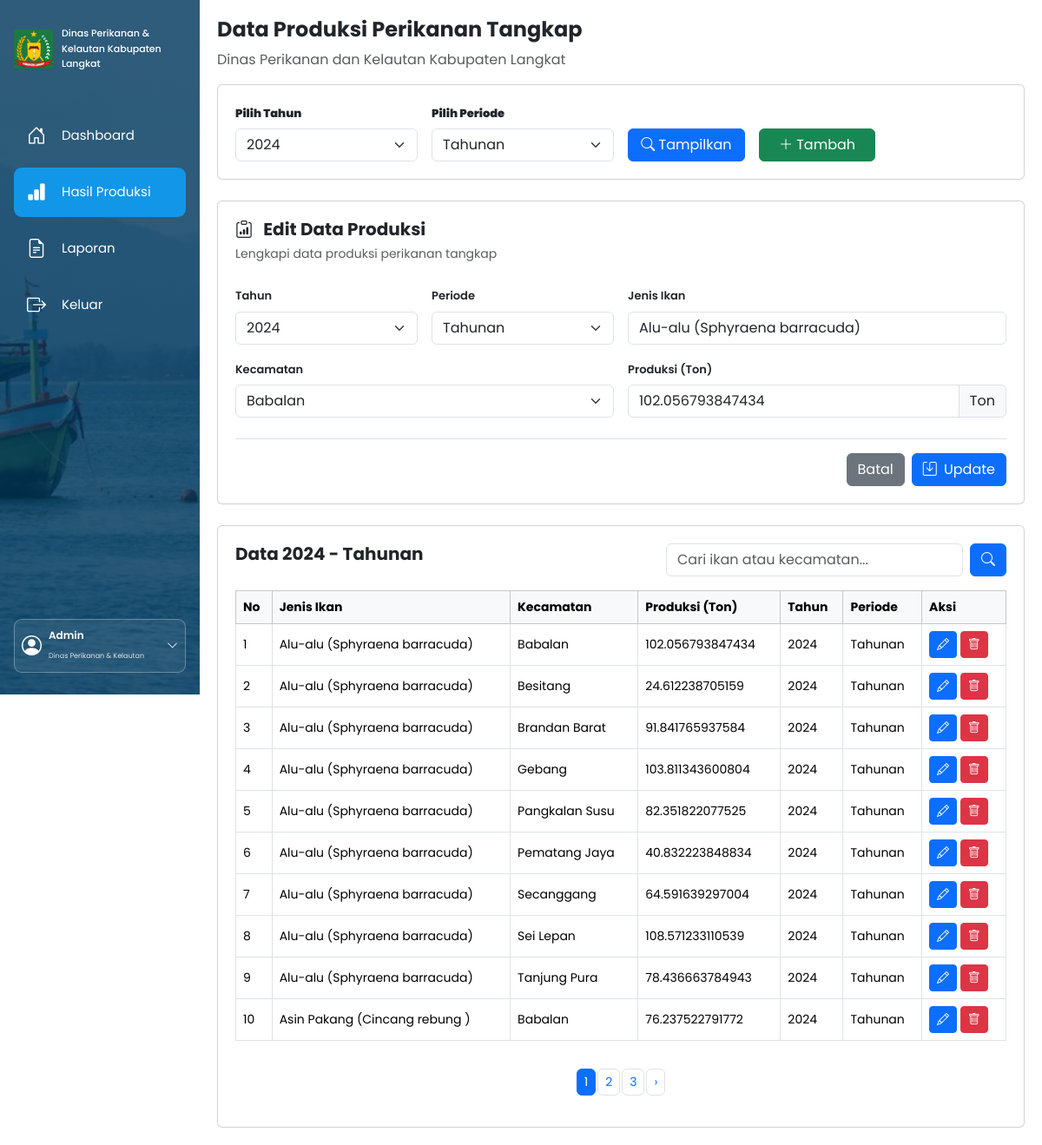
/hasil_produksi.php?tahun=2024&periode=Tahunan&page=1&edit=490 (signed in), run on the app's committed database.
### tables this page shows
CREATE TABLE `hasil_produksi` (
  `id` int(11) NOT NULL,
  `Tahun` int(11) NOT NULL,
  `Triwulan` varchar(10) DEFAULT NULL,
  `Nama_ikan` varchar(255) NOT NULL,
  `Daerah` varchar(100) NOT NULL,
  `produksi` decimal(20,12) NOT NULL DEFAULT 0.000000000000,
  `jumlah` decimal(20,12) NOT NULL DEFAULT 0.000000000000
);

### hasil_produksi.php (the view, shortened to what this page needs)
<?php
$tahun   = $_GET['tahun'] ?? '2024';
$periode = $_GET['periode'] ?? 'Tahunan';
$cari    = $_GET['cari'] ?? '';
$page    = max(1, (int)($_GET['page'] ?? 1));
$limit   = 10;
$lokasi = [
    'Babalan','Bahorok','Batang Serangan','Besitang','Binjai',
    'Brandan Barat','Gebang','Hinai','Kuala','Kutambaru',
    'Padang Tualang','Pangkalan Susu','Pematang Jaya','Salapian',
    'Sawit Seberang','Secanggang','Sei Bingai','Sei Lepan',
    'Selesai','Sirapit','Stabat','Tanjung Pura','Wampu'
];
$where = "WHERE Tahun='$tahun'";
$where .= $periode == 'Tahunan'
    ? " AND (Triwulan='' OR Triwulan IS NULL)"
    : " AND Triwulan='$periode'";
$total = mysqli_fetch_assoc(mysqli_query($koneksi,"
    SELECT COUNT(*) total FROM hasil_produksi $where
"))['total'];
$totalHalaman = max(1,ceil($total/$limit));
$page = min($page,$totalHalaman);
$mulai = ($page-1)*$limit;
$data = mysqli_query($koneksi,"
    SELECT * FROM hasil_produksi
    $where
    ORDER BY Nama_ikan,Daerah
    LIMIT $mulai,$limit
");
$edit = null;
if(isset($_GET['edit'])){
    $id = (int)$_GET['edit'];
    $edit = mysqli_fetch_assoc(mysqli_query($koneksi,"
        SELECT * FROM hasil_produksi WHERE id='$id'
    "));
}
?>
<!DOCTYPE html>
<html lang="id">
<head>
<link href="https://cdn.jsdelivr.net/npm/bootstrap@5.3.8/dist/css/bootstrap.min.css" rel="stylesheet">
<link href="https://cdn.jsdelivr.net/npm/bootstrap-icons@1.11.3/font/bootstrap-icons.css" rel="stylesheet">
</head>
<body>
<?php include "index.php"; ?>
<main>
<h4 class="fw-bold">Data Produksi Perikanan Tangkap</h4>
<p class="text-muted">
Dinas Perikanan dan Kelautan Kabupaten Langkat
</p>
<div class="card mb-4">
<form method="GET">
<div class="row g-3 align-items-end">
<div class="col-md-3">
<label class="form-label"><b>Pilih Tahun</b></label>
<select name="tahun" class="form-select">
<?php foreach(['2024','2025','2026'] as $t): ?>
<option value="<?= $t ?>" <?= $tahun==$t?'selected':'' ?>>
<?= $t ?>
</option>
<?php endforeach; ?>
</select>
</div>
<div class="col-md-3">
<label class="form-label"><b>Pilih Periode</b></label>
<select name="periode" class="form-select">
<?php foreach(['Tahunan','TW I','TW II','TW III','TW IV'] as $p): ?>
<option value="<?= $p ?>" <?= $periode==$p?'selected':'' ?>>
<?= $p ?>
</option>
<?php endforeach; ?>
</select>
</div>
<div class="col-md-2">
<button class="btn btn-primary w-100">
<i class="bi bi-search"></i> Tampilkan
</button>
</div>
<div class="col-md-2">
<button type="button" class="btn btn-success w-100"
data-bs-toggle="collapse" data-bs-target="#formData">
<i class="bi bi-plus-lg"></i> Tambah
</button>
</div>
</div>
</form>
</div>
<div class="collapse <?= $edit?'show':'' ?>" id="formData">
<div class="card mb-4">
    <div class="d-flex justify-content-between align-items-center mb-4">
        <div>
            <h5 class="fw-bold mb-1">
                <i class="bi bi-clipboard-data me-2"></i>
                <?= $edit?'Edit Data Produksi':'Tambah Data Produksi' ?>
            </h5>
            <small class="text-muted">Lengkapi data produksi perikanan tangkap</small>
        </div>
    </div>
    <form method="POST">
        <div class="row g-3">
            <div class="col-md-3">
                <label class="form-label">Tahun</label>
                <select name="tahun" class="form-select" required>
                    <?php foreach(['2024','2025','2026'] as $t): ?>
                    <option value="<?= $t ?>" <?= ($edit ? $edit['Tahun'] : $tahun)==$t?'selected':'' ?>>
                        <?= $t ?>
                    </option>
                    <?php endforeach; ?>
                </select>
            </div>
            <div class="col-md-3">
                <label class="form-label">Periode</label>
                <select name="periode" class="form-select" required>
                    <?php foreach(['Tahunan','TW I','TW II','TW III','TW IV'] as $p): ?>
                    <option value="<?= $p ?>" <?= ($edit ? ($edit['Triwulan'] ?: 'Tahunan') : $periode)==$p?'selected':'' ?>>
                        <?= $p ?>
                    </option>
                    <?php endforeach; ?>
                </select>
            </div>
            <div class="col-md-6">
                <label class="form-label">Jenis Ikan</label>
                <input list="daftarIkan" type="text" name="ikan"
                       class="form-control"
                       placeholder="Cari atau ketik jenis ikan..."
                       value="<?= $edit?htmlspecialchars($edit['Nama_ikan']):'' ?>"
                       required>
            </div>
            <div class="col-md-6">
                <label class="form-label">Kecamatan</label>
                <select name="daerah" class="form-select" required>
                    <?php foreach($lokasi as $l): ?>
                    <option value="<?= htmlspecialchars($l) ?>" <?= $edit && $edit['Daerah']==$l?'selected':'' ?>>
                        <?= htmlspecialchars($l) ?>
                    </option>
                    <?php endforeach; ?>
                </select>
            </div>
            <div class="col-md-6">
                <label class="form-label">Produksi (Ton)</label>
                <div class="input-group">
                    <input type="number" step="any" name="produksi"
                           class="form-control"
                           placeholder="Masukkan jumlah produksi"
                           value="<?= $edit?htmlspecialchars($edit['produksi']):'' ?>"
                           required>
                    <span class="input-group-text">Ton</span>
                </div>
            </div>
        </div>
        <div class="d-flex justify-content-end gap-2 mt-4 pt-3 border-top">
            <a href="hasil_produksi.php?tahun=<?= $tahun ?>&periode=<?= urlencode($periode) ?>"
               class="btn btn-secondary">
                Batal
            </a>
            <button type="submit" name="<?= $edit?'update':'simpan' ?>" class="btn btn-primary">
                <i class="bi bi-save me-1"></i>
                <?= $edit?'Update':'Simpan' ?>
            </button>
        </div>
    </form>
</div>
</div>
<div class="card">
<div class="d-flex justify-content-between mb-3">
<h5 class="fw-bold mb-0">
Data <?= htmlspecialchars($tahun) ?> - <?= htmlspecialchars($periode) ?>
</h5>
<form method="GET" class="d-flex">
<input type="text" name="cari" class="form-control me-2"
placeholder="Cari ikan atau kecamatan..."
value="<?= htmlspecialchars($cari) ?>">
<button class="btn btn-primary">
<i class="bi bi-search"></i>
</button>
</form>
</div>
<div class="table-responsive">
<table class="table table-bordered table-hover">
<thead class="table-light">
<tr>
<th>No</th>
<th>Jenis Ikan</th>
<th>Kecamatan</th>
<th>Produksi (Ton)</th>
<th>Tahun</th>
<th>Periode</th>
<th>Aksi</th>
</tr>
</thead>
<tbody>
<?php if(mysqli_num_rows($data)>0): ?>
<?php $no=$mulai+1; ?>
<?php while($row=mysqli_fetch_assoc($data)): ?>
<tr>
<td><?= $no++ ?></td>
<td><?= htmlspecialchars($row['Nama_ikan']) ?></td>
<td><?= htmlspecialchars($row['Daerah']) ?></td>
<td><?= htmlspecialchars($row['produksi']) ?></td>
<td><?= htmlspecialchars($row['Tahun']) ?></td>
<td><?= !empty($row['Triwulan'])?htmlspecialchars($row['Triwulan']):'Tahunan' ?></td>
<td>
<a class="btn btn-primary btn-sm"
href="hasil_produksi.php?tahun=<?= $tahun ?>&periode=<?= urlencode($periode) ?>&page=<?= $page ?>&edit=<?= $row['id'] ?>">
<i class="bi bi-pencil"></i>
</a>
<a class="btn btn-danger btn-sm"
onclick="return confirm('Yakin ingin menghapus data ini?')"
href="hasil_produksi.php?tahun=<?= $tahun ?>&periode=<?= urlencode($periode) ?>&hapus=<?= $row['id'] ?>">
<i class="bi bi-trash"></i>
</a>
</td>
</tr>
<?php endwhile; ?>
<?php endif; ?>
</tbody>
</table>
</div>
<?php if($totalHalaman>1): ?>
<div class="d-flex justify-content-center mt-3">
<ul class="pagination pagination-sm">
<?php
$awal=max(1,$page-2);
$akhir=min($totalHalaman,$page+2);
?>
<?php for($i=$awal;$i<=$akhir;$i++): ?>
<li class="page-item <?= $i==$page?'active':'' ?>">
<a class="page-link"
href="?tahun=<?= $tahun ?>&periode=<?= urlencode($periode) ?>&cari=<?= urlencode($cari) ?>&page=<?= $i ?>">
<?= $i ?>
</a>
</li>
<?php endfor; ?>
<?php if($page<$totalHalaman): ?>
<li class="page-item">
<a class="page-link"
href="?tahun=<?= $tahun ?>&periode=<?= urlencode($periode) ?>&cari=<?= urlencode($cari) ?>&page=<?= $page+1 ?>">
›
</a>
</li>
<?php endif; ?>
</ul>
</div>
<?php endif; ?>
</div>
</main>
</body>
</html>

### hasil_produksi.php (style rules this page uses)
body { background:#f5f8fb;font-family:Arial,sans-serif }
main { margin-left:230px;padding:20px }
.card { border:0;border-radius:10px;padding:20px }
.table { font-size:14px }
.table th,.table td { vertical-align:middle }
.pagination .page-link { margin:0 3px;border-radius:6px!important }
.form-label { font-size:13px;font-weight:600;margin-bottom:7px }
.form-control,.form-select { font-size:13px;border-radius:8px;padding:10px 12px }
.input-group-text { font-size:13px }

### index.php (style rules this page uses)
* { font-family:'Poppins',sans-serif; }

### data on the page
hasil_produksi: tahun "2024", periode "Tahunan", ikan "Alu-alu (Sphyraena barracuda)", daerah "Babalan", produksi "102.056793847434", Nama_ikan "Alu-alu (Sphyraena barracuda)", Daerah "Babalan", Tahun "2024"
hasil_produksi: Nama_ikan "Alu-alu (Sphyraena barracuda)", Daerah "Besitang", produksi "24.612238705159", Tahun "2024", shows "Tahunan"
hasil_produksi: Nama_ikan "Alu-alu (Sphyraena barracuda)", Daerah "Brandan Barat", produksi "91.841765937584", Tahun "2024", shows "Tahunan"
hasil_produksi: Nama_ikan "Alu-alu (Sphyraena barracuda)", Daerah "Gebang", produksi "103.811343600804", Tahun "2024", shows "Tahunan"
hasil_produksi: Nama_ikan "Alu-alu (Sphyraena barracuda)", Daerah "Pangkalan Susu", produksi "82.351822077525", Tahun "2024", shows "Tahunan"
hasil_produksi: Nama_ikan "Alu-alu (Sphyraena barracuda)", Daerah "Pematang Jaya", produksi "40.832223848834", Tahun "2024", shows "Tahunan"
hasil_produksi: Nama_ikan "Alu-alu (Sphyraena barracuda)", Daerah "Secanggang", produksi "64.591639297004", Tahun "2024", shows "Tahunan"
hasil_produksi: Nama_ikan "Alu-alu (Sphyraena barracuda)", Daerah "Sei Lepan", produksi "108.571233110539", Tahun "2024", shows "Tahunan"
hasil_produksi: Nama_ikan "Alu-alu (Sphyraena barracuda)", Daerah "Tanjung Pura", produksi "78.436663784943", Tahun "2024", shows "Tahunan"
hasil_produksi: Nama_ikan "Asin Pakang (Cincang rebung )", Daerah "Babalan", produksi "76.237522791772", Tahun "2024", shows "Tahunan"

### other printed values
$tahun "2024"
$periode "Tahunan"
form field tahun "2024"
form field periode "Tahunan"
